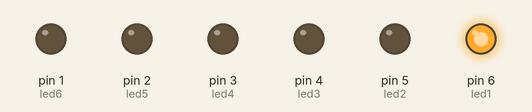
This sketch was run on a simulated Arduino Uno, built with avr-gcc and run on an emulated ATmega328P. Parts: output pins drawn as LEDs (lit = HIGH).

Above: at 0.05 s.
At 0.35 s:
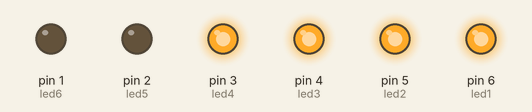
At 0.75 s:
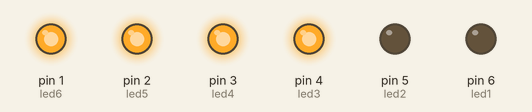
At 1.45 s:
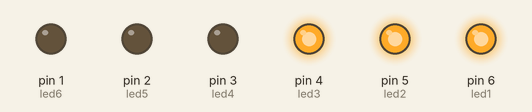
At 2.15 s:
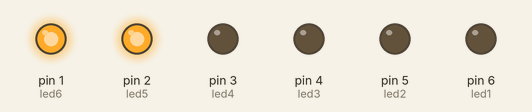
At 2.85 s:
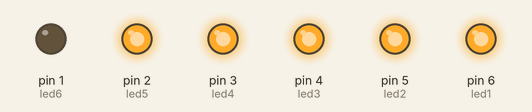
Timing chart, 0 to 3.1 s (numbered marks = the images above):
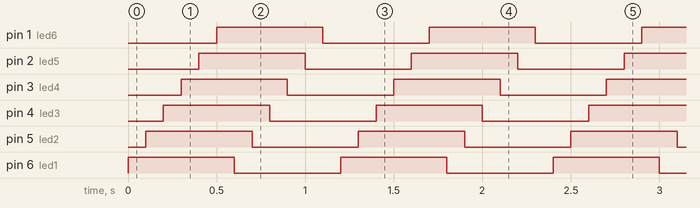

Measured:
- by itself, pin 1 (led6), pin 2 (led5), pin 3 (led4), pin 4 (led3), pin 5 (led2), pin 6 (led1): alternates HIGH for 0.60 s and LOW for 0.60 s
- by itself, everything shown: repeats every 1.2 s, in 12 steps

The sketch:

led_project.ino
```cpp
int led1 = 6;
int led2 = 5;
int led3 = 4;
int led4 = 3;
int led5 = 2;
int led6 = 1;


void setup() {
  // put your setup code here, to run once:
  pinMode(6,OUTPUT);
  pinMode(5,OUTPUT);
  pinMode(4,OUTPUT);
  pinMode(3,OUTPUT);
  pinMode(2,OUTPUT);
  pinMode(1,OUTPUT);

}

void loop() {
  // put your main code here, to run repeatedly:
  digitalWrite(led1, HIGH);
  delay(100);
  digitalWrite(led2, HIGH);
  delay(100);
  digitalWrite(led3, HIGH);
  delay(100);
  digitalWrite(led4, HIGH);
  delay(100);
  digitalWrite(led5, HIGH);
  delay(100);
  digitalWrite(led6, HIGH);
  delay(100);

  digitalWrite(led1, LOW);
  delay(100);
  digitalWrite(led2, LOW);
  delay(100);
  digitalWrite(led3, LOW);
  delay(100);
  digitalWrite(led4, LOW);
  delay(100);
  digitalWrite(led5, LOW);
  delay(100);
  digitalWrite(led6, LOW);
  delay(100);
}
```
